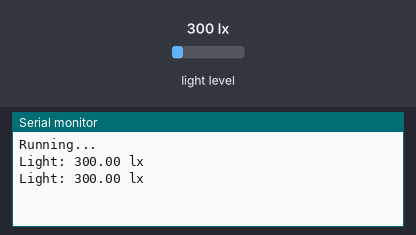
The sketch below on a simulated ESP8266 (Wemos D1 mini). Shown: the last lines printed to the serial monitor. The inputs (shaded band) are chosen by the test bench; at power-on: light level 300 lx.

Above: at 1.8 s.
1.9 s: light level set to 40 lx
At 2.8 s:
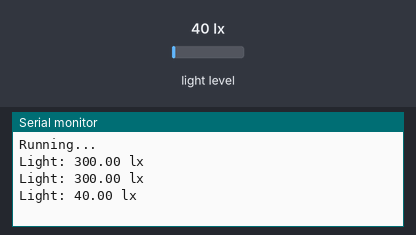
3.4 s: light level set to 500 lx
At 4.8 s:
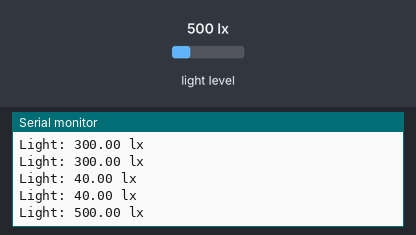
Timing chart, 0 to 6.4 s (numbered marks = the images above; inputs shaded):
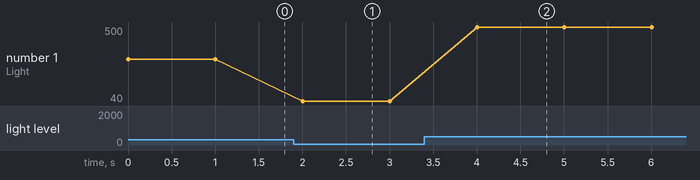

The sketch:

BH1750_illumination.ino
```cpp
#include <arduino.h>
#include <BH1750.h>   // Library for illuminance module
#include <Wire.h>     // Library for OneWire I2C devices

/*****  WIRING *****/
// BH1750 >> Wemos
// VCC >> 3V3
// GND >> GND
// SCL >> D1 - This is the I2C SCL (clock) line
// SDA >> D2 - This is the I2C SDA (data) line
// ADD >> (not connected) - This will default the I2C address to 0x23

BH1750 lightMeter;

void setup(){
  Serial.begin(9600);
  Wire.begin();        // Initialize the I2C bus
  // I think that there is a way to specify a different SCL/SDA bus by using Wire.begin(D3, D4) or something like that
  lightMeter.begin();  // Initialize the BH1750 library
  // The default is to CONTINUOUS_HIGH_RES_MODE
  // See library examples for more information
  Serial.println("Running...");
}

void loop() {
  float lux = lightMeter.readLightLevel();  // Read light Level

  // Print results with formatting
  Serial.print("Light: ");
  Serial.print(lux);
  Serial.println(" lx");

  delay(1000);   // repeat every second
}
```

Measured:
- after the input at 1.9 s, the serial monitor: prints a new line after 0.10 s (image 1)
- after the input at 3.4 s, the serial monitor: prints a new line after 0.60 s (image 2)
- plotted number 1: 300 → 40 after the input at 1.9 s, 40 → 500 after the input at 3.4 s
